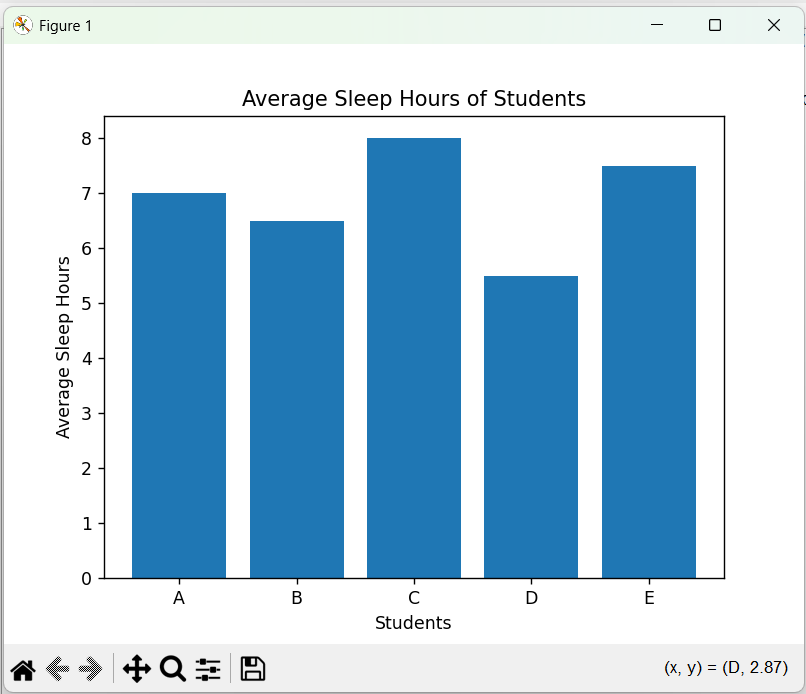

This chart was generated by the following Python code:
import pandas as pd
import matplotlib.pyplot as plt

# Sample sleep data (hours slept by students)
sleep_data = {
    "Student": ["A", "B", "C", "D", "E"],
    "Avg_Sleep_Hours": [7, 6.5, 8, 5.5, 7.5]
}

df = pd.DataFrame(sleep_data)

# -------------------------------
# BAR CHART (Comparison)
# -------------------------------
plt.figure()
plt.bar(df["Student"], df["Avg_Sleep_Hours"])
plt.xlabel("Students")
plt.ylabel("Average Sleep Hours")
plt.title("Average Sleep Hours of Students")
plt.show()


# -------------------------------
# LINE CHART (7-day sleep pattern)
# -------------------------------

days = ["Mon", "Tue", "Wed", "Thu", "Fri", "Sat", "Sun"]
sleep_hours = [6, 7, 5.5, 6.5, 7, 8, 7.5]

plt.figure()
plt.plot(days, sleep_hours, marker='o')
plt.xlabel("Days")
plt.ylabel("Sleep Hours")
plt.title("Student A Sleep Pattern (7 Days)")
plt.show()
